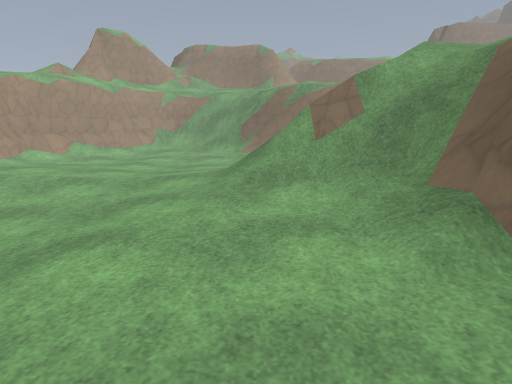
[1] (above)

24 first-person views from a walk through a level from a Godot 3-D game. The camera is 1.3 m above the floor, tilts 10° down and sees 70° across. The floor is counted in squares, 1 m on a side. Each view is taken from the middle of a square. On the plan, view 1 faces up. The plan holds only what a view shows up to about 15 squares ahead; the rest is blank. The place goes on beyond the plan. Surface patterns are stand-ins for the level's own textures.

[2]
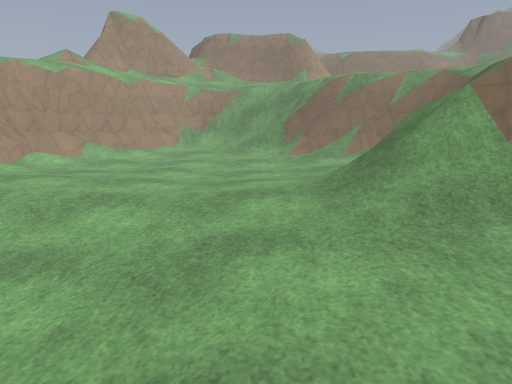

[3]
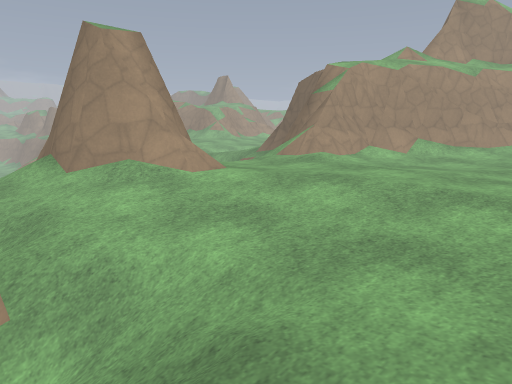

[4]
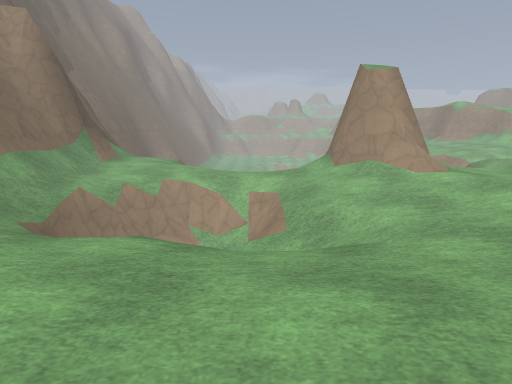

[5]
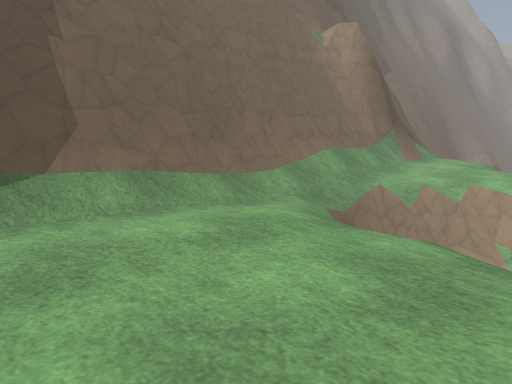

[6]
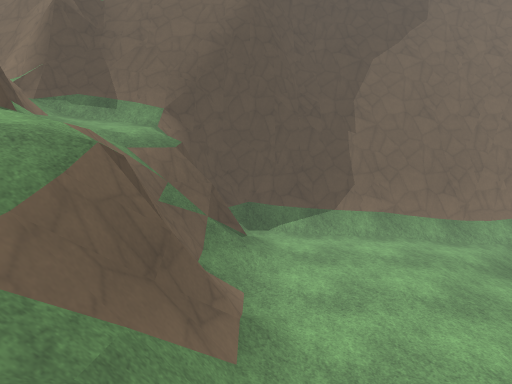

[7]
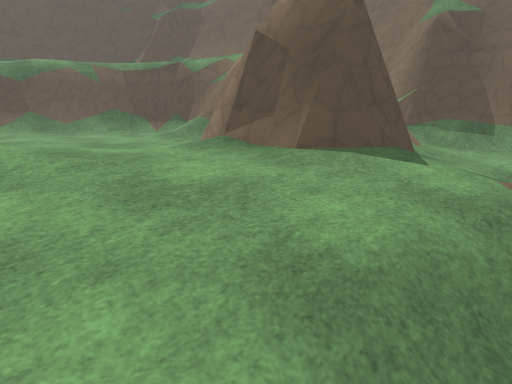

[8]
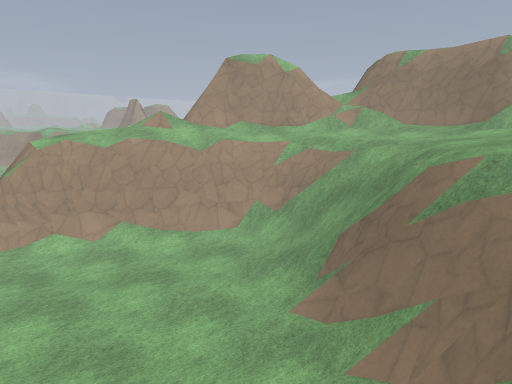

[9]
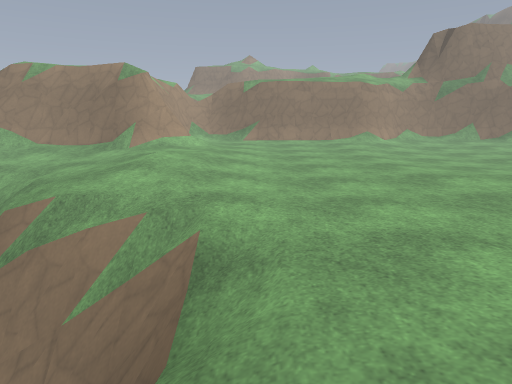

[10]
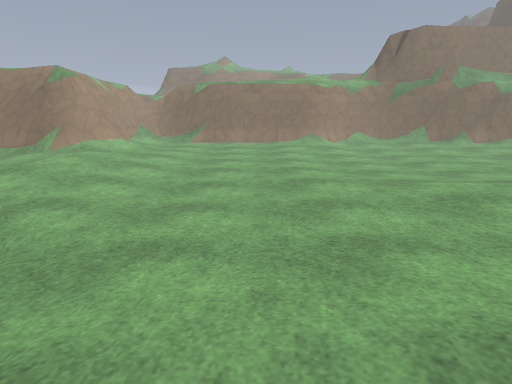

[11]
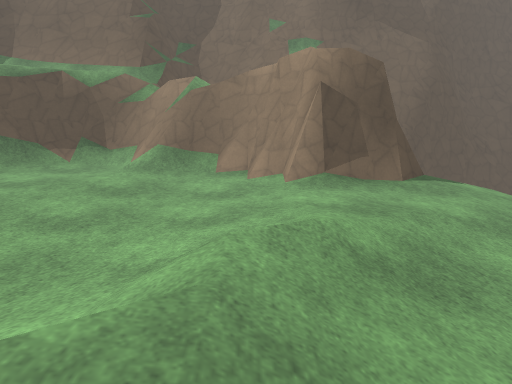

[12]
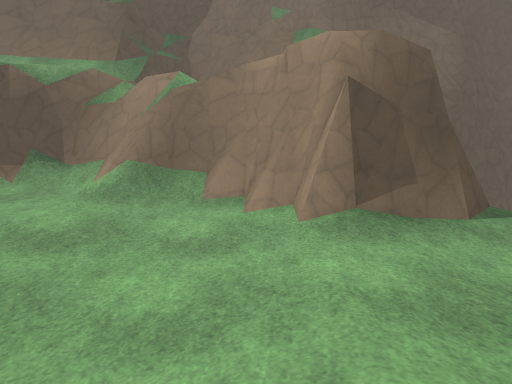

[13]
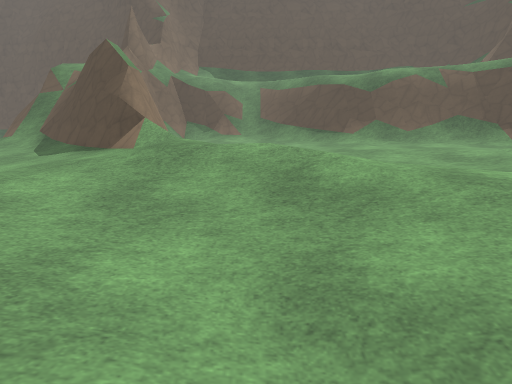

[14]
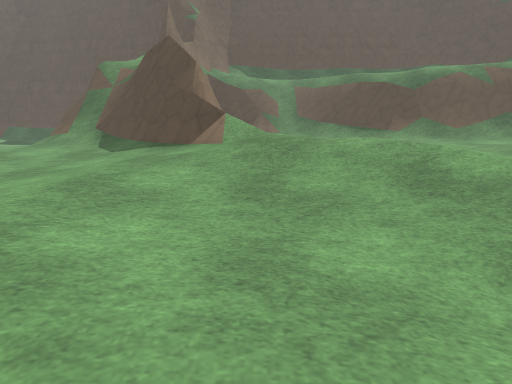

[15]
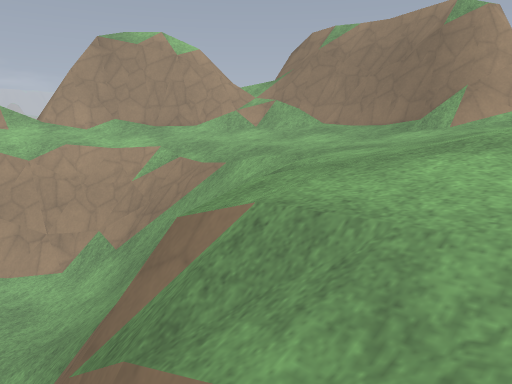

[16]
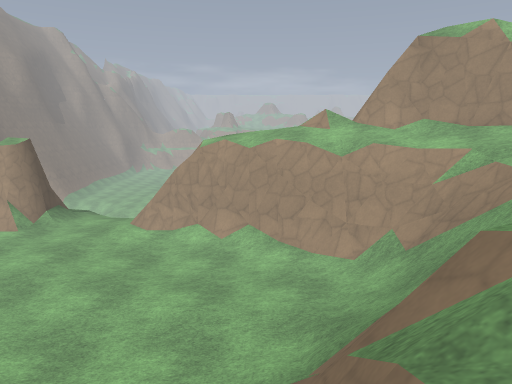

[17]
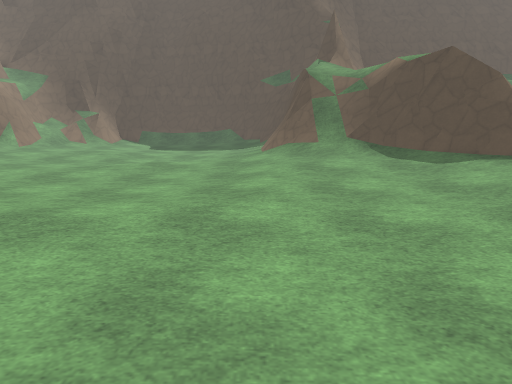

[18]
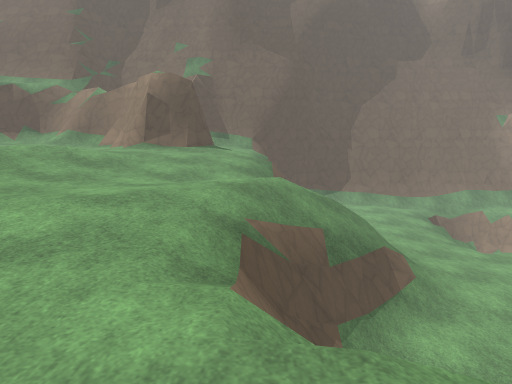

[19]
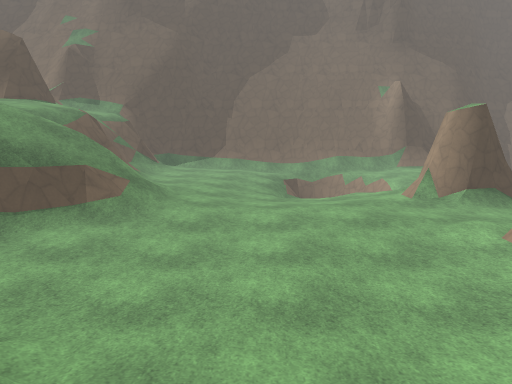

[20]
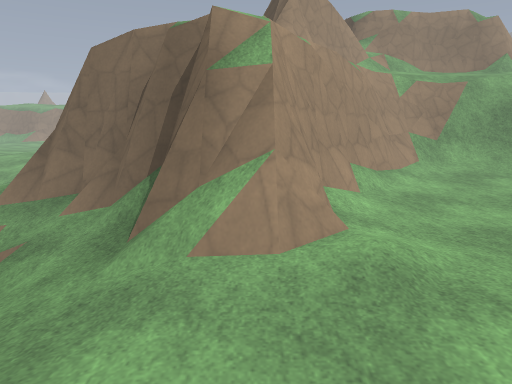

[21]
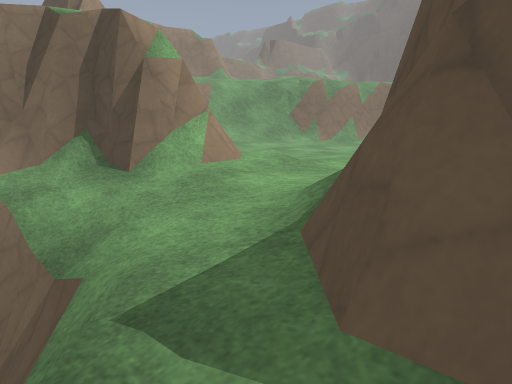

[22]
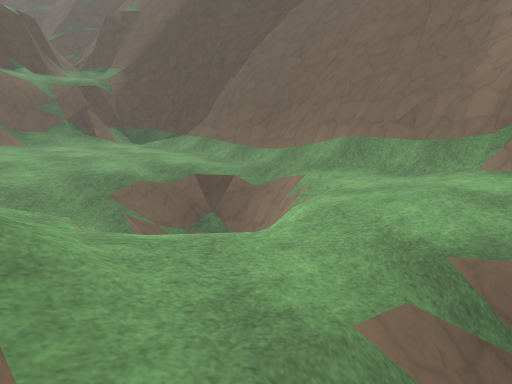

[23]
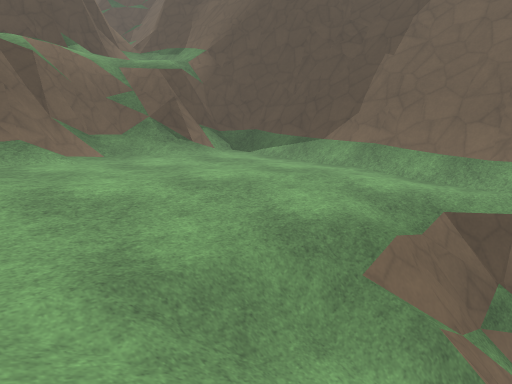

[24]
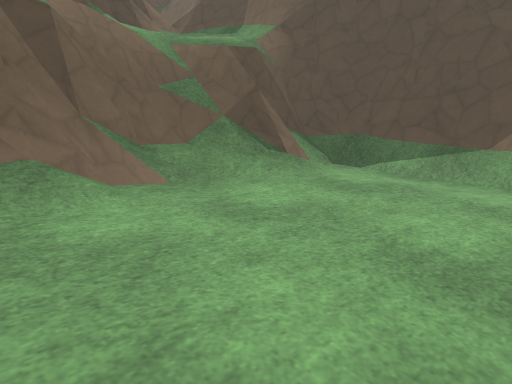

### Floor plan
Key: @ floor where view 1 was taken; # wall or solid block; . main floor; - floor 0.5 m lower than the main floor; : floor 3.25 m higher than the main floor; + floor 3.5 m higher than the main floor; * floor 4 m higher than the main floor; % floor 6.75 m higher than the main floor; & floor 7.25 m higher than the main floor; $ floor 7.5 m higher than the main floor; / step, stairs or slope; = window, fence, low wall or low ledge; v drop or lower ground.
Columns run from 16 left of view 1 to 20 right of it. Each row starts with its distance up from view 1.
 28           #########/********+++++++++
 27          ##=/****//*****+++++++++++++
 26         ##//***********+++++++++++++
 25      ####//++++++*****+++++++++++++
 24       ##//+////+++****+++++++++++++
 23       ##//=v/////+****++++++++++++++
 22       #//v#=/////+***+++++++++++++***
 21      ////==///////+**+++++++++++*****
 20      ///v#/.///////+++++++++++*****/#
 19      */v#/....//==///+++++++++****/==
 18 #v/***/#/....../==vv//++++++++****///
 17 ##vv/+##........./====/+++++++***/##=
 16 //=#v/#.........../  =/++++*****/####
 15 v///#v#...........  =v/++******/##
 14  v-/###............/=//+++*****=##
 13  v/./=............/=#/+++++*/*==##
 12  v/............../==//+++++*///
 11  v/............./==//:+::++*//*
 10  /-............./////: ::+*///**
  9 v/////........../////:::++*//***
  8  /####=.........///////:+*/******  **
  7 /.####/..----...///////++************
  6 - ###/..-----.....////++*************
  5  -////--////-.....//v/+*************/
  4  /---///////-...../#v+**************/
  3  /--/=v=////-...../#=/**####********/
  2 v/--/v/  ///-....../#/**## ##**/***//
  1  ---/v=  =//-....../#v//######///**/=
  0  -..-==  #=/-...@.//=//*/#  ####=//##
 -1  ...-/#=/=v-....../#v/++*##    ####v/
 -2  ...--/===/-....../##/++*/#     %//$
 -3   .....//----....../#/+**/=     &&
 -4   /////////////////##=///###    v////
 -5  ###########################    v####
 -6    ###############  #####        ####

Positions as (right, up) in squares from view 1, and headings:
1: (0, 0), facing up
2: (-2, 3), facing up
3: (-3, 3), facing up-left
4: (1, 3), facing left
5: (1, 3), facing down-left
6: (2, 9), facing down
7: (4, 9), facing down-right
8: (4, 12), facing up-left
9: (6, 13), facing up
10: (9, 13), facing up
11: (12, 13), facing down
12: (12, 10), facing down
13: (5, 10), facing right
14: (5, 12), facing right
15: (4, 18), facing up-left
16: (4, 18), facing left
17: (5, 21), facing right
18: (5, 21), facing down
19: (-4, 22), facing down
20: (-11, 9), facing up
21: (-16, 7), facing up-right
22: (-16, 6), facing down-right
23: (-8, 6), facing down-right
24: (-3, 5), facing down-right
